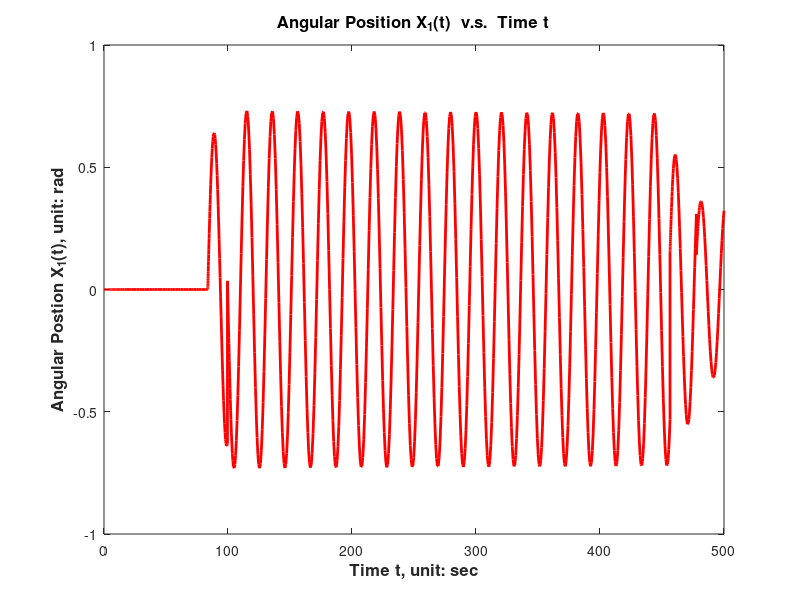
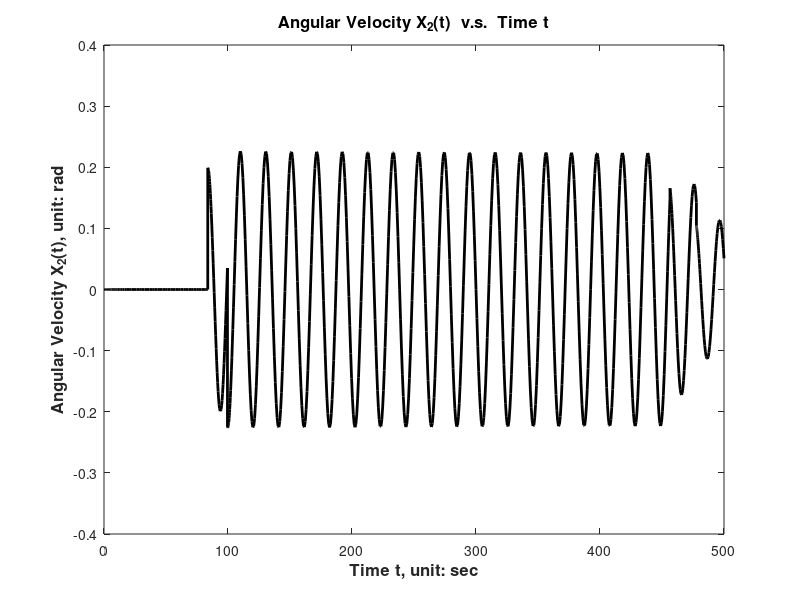
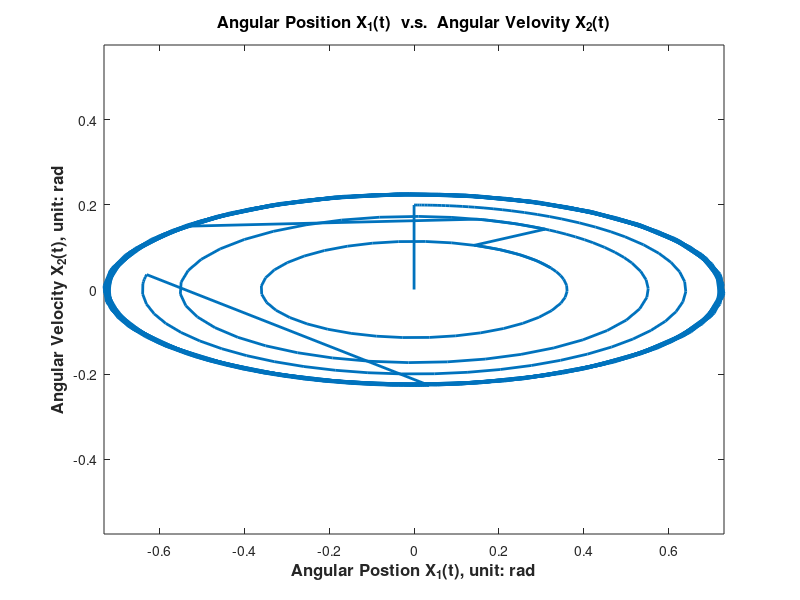

Write the MATLAB code that produced these figures, in order.
%% CMPE 245 HW1 b
% -------------------------
% CMPE 245 - Spring, 2016
% Chien-Pin Chen
% 04/05/2016
% MATLAB script for HW1 b
% --------------------------

% The original equation.
% mLx'' = -mgsin(x)
% x'' = -(g/L)sin(x) + f(t)
% rewrite :
% x1' = x2
% x2' = x1'' = -(g/L)*sin(x1) + f(t)  , where (g/L)=0.1

% clear workspace
clear all;

% Set time interval and parameter of 
T = 500;    % Total time interval
la = 1/0.02;  % parameter of exponential distribution

% Set ode function
fun = @(t,x) [x(2); -0.1*sin(x(1))];

% get # of events happenned by p(t_k - t_k-1)
t_p = (0);  % array to when external force hitting
k = 1;
while (t_p(end) < T)
    k = k + 1;
    t_p(end + 1) = t_p(end) + random('exp', la);
end
n_event = k;
t_p(end) = T;

% Simulate numerical equation.
x0 = [0 0];     % Initial Condition x1=0 x2=0
t=[];
x=[];

for k=1:(n_event-1)
    [ts, xs] = ode45(fun, [t_p(k) t_p(k+1)], x0);
    t = cat(1, t, ts);
    x = cat(1, x, xs);
    ts=0;xs=0;
    f = random('norm', 0, 0.2);
    x0 = x(end) + [0 f];
end

% Plot the results
h1 = figure;
axes('Parent', h1, 'FontWeight', 'bold', 'FontSize', 14);
plot(t, x(:,1), 'r', 'LineWidth',2);
title('Angular Position X_1(t)  v.s.  Time t','FontWeight','bold', 'FontSize',12);
xlabel('Time t, unit: sec', 'FontWeight','bold', 'FontSize',12);
ylabel('Angular Postion X_1(t), unit: rad', 'FontWeight','bold', 'FontSize',12);

h2 = figure;
axes('Parent', h2, 'FontWeight', 'bold', 'FontSize', 14);
plot(t, x(:,2), 'k', 'LineWidth',2);
title('Angular Velocity X_2(t)  v.s.  Time t','FontWeight','bold', 'FontSize',12);
xlabel('Time t, unit: sec', 'FontWeight','bold', 'FontSize',12);
ylabel('Angular Velocity X_2(t), unit: rad', 'FontWeight','bold', 'FontSize',12);

h3 = figure;
axes('Parent', h3,'FontWeight','bold', 'FontSize',14);
plot(x(:,1), x(:,2),'LineWidth',2);
axis equal
title('Angular Position X_1(t)  v.s.  Angular Velovity X_2(t)','FontWeight','bold', 'FontSize',12);
xlabel('Angular Postion X_1(t), unit: rad', 'FontWeight','bold', 'FontSize',12);
ylabel('Angular Velocity X_2(t), unit: rad', 'FontWeight','bold', 'FontSize',12);
